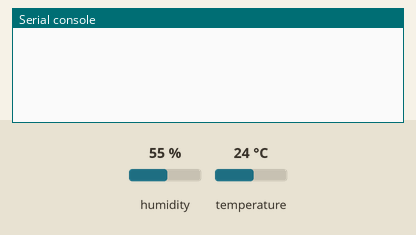
The program below on a simulated Raspberry Pi Pico running MicroPython. On the bench: the last lines printed to the serial console. The inputs (shaded band) are chosen by the test bench; at power-on: humidity 55 %, temperature 24 °C.

Above: at 1.2 s.
1.3 s: humidity set to 22 %
At 6.1 s:
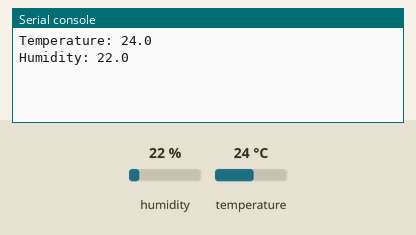
6.5 s: temperature set to 12 °C
At 10.1 s:
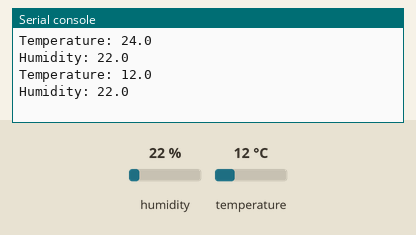
10.2 s: humidity set to 40 %
At 16.3 s:
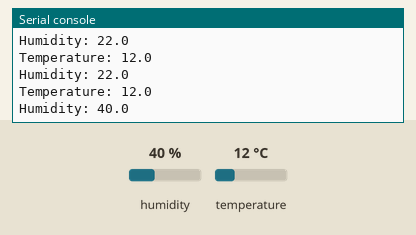

The program:

main.py
```python
from machine import Pin, I2C
import utime as time
from dht import DHT11, InvalidChecksum

while True:
    time.sleep(5)
    pin = Pin(28, Pin.OUT, Pin.PULL_DOWN)
    sensor = DHT11(pin)
    t  = (sensor.temperature)
    h = (sensor.humidity)
    print("Temperature: {}".format(sensor.temperature))
    print("Humidity: {}".format(sensor.humidity))
```

Measured:
- after the input at 1.3 s, the serial console: prints a new line after 3.7 s (image 1)
- after the input at 6.5 s, the serial console: prints a new line after 3.5 s (image 2)
- after the input at 10.2 s, the serial console: prints a new line after 4.8 s (image 3)
